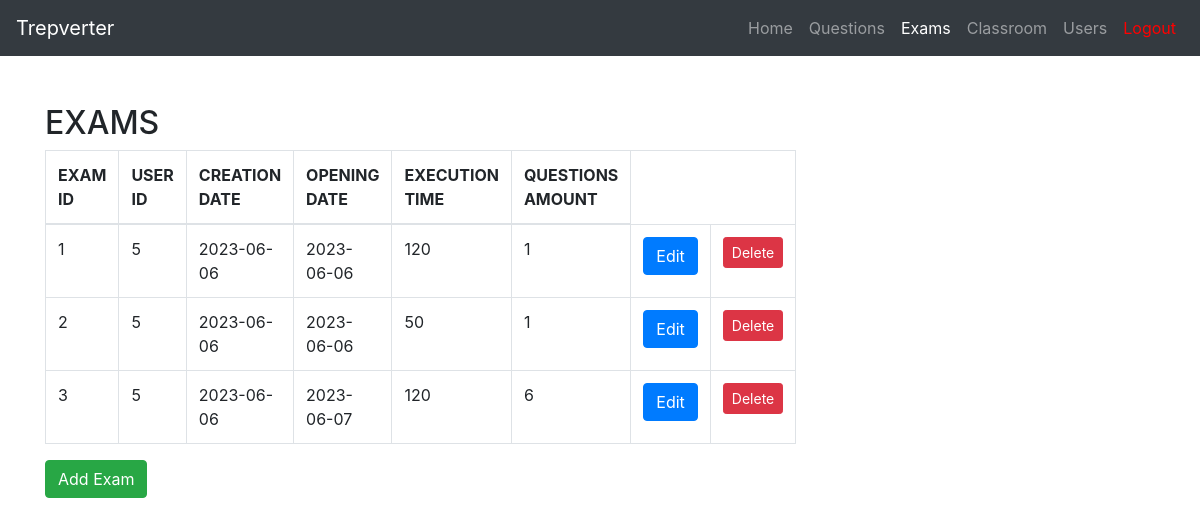
Page /exams (signed in) on the committed database.
### tables this page shows
CREATE TABLE "exams" (
	"id"	INTEGER NOT NULL,
	"creation_date"	DATE NOT NULL,
	"opening_date"	VARCHAR(10) NOT NULL,
	"execution_time"	INTEGER NOT NULL,
	"questions_amount"	INTEGER NOT NULL,
	"user_id"	INTEGER,
	PRIMARY KEY("id"),
	FOREIGN KEY("user_id") REFERENCES "users"("id")
);

CREATE TABLE "users" (
	"id"	INTEGER NOT NULL,
	"real_name"	TEXT,
	"username"	VARCHAR(64) NOT NULL,
	"email"	VARCHAR(64) NOT NULL,
	"password"	VARCHAR NOT NULL,
	"first_access"	BOOLEAN NOT NULL,
	"role_id"	INTEGER,
	PRIMARY KEY("id"),
	FOREIGN KEY("role_id") REFERENCES "roles"("id")
);

### views/main.py (the view)
@main.route('/exams', methods=['GET', 'POST', 'PUT', 'DELETE'])
@login_required
def exams():
    from models.entities import Exam, Question, SchoolClassStudent
    all_exams = Exam.show_all()
    class_id = SchoolClassStudent.show_class(current_user)
    classrooms = SchoolClassStudent.query.all()
    if str(current_user.role) == 'Student':
        return render_template('exams_student.html', exams=all_exams, user=current_user, classrooms=classrooms, class_id=class_id)
    from forms import ExamForm
    all_questions = Question.show_all()
    form = ExamForm()
    if request.method == 'POST':
        from models.auth import auth_add_exam
        return auth_add_exam()
    return render_template('exams.html', exams=all_exams, all_questions=all_questions, form=form, user=current_user)

### app.py (called while the page is built)
@login_manager.user_loader
def load_user(user_id):
    from models.entities import User
    return User.query.get(int(user_id))

### models/entities.py (called while the page is built)
    def __repr__(self):
        return f'{self.name}'

    @staticmethod
    def show_all():
        return Question.query.all()

    @staticmethod
    def show_all():
        return Exam.query.all()

    def show_class(user):
        all = SchoolClassStudent.query.all()
        for i in all:
            if i.student_id == user.id:
                return int(i.id)
        return 'aaa'

### templates/exams.html (shortened to what this page needs)
{% import "bootstrap/wtf.html" as wtf %}
<!DOCTYPE html>
<html lang="en">
<head>
  <link rel="stylesheet" href="https://cdn.jsdelivr.net/npm/bootstrap@4.0.0/dist/css/bootstrap.min.css">
</head>
<body>
  <nav class="navbar navbar-expand-lg navbar-dark bg-dark">
    <a class="navbar-brand" href="#">Trepverter</a>
    <div class="collapse navbar-collapse" id="navbarNav">
      <ul class="navbar-nav ml-auto">
        <li class="nav-item">
          <a class="nav-link" href="{{url_for('main.index')}}">Home</a>
        </li>
        <li class="nav-item">
            <a class="nav-link" href="{{url_for('main.questions')}}">Questions</a>
          </li>
        <li class="nav-item active">
          <a class="nav-link" href="{{url_for('main.exams')}}">Exams</a>
        </li>
        <li class="nav-item">
          <a class="nav-link" href="{{url_for('main.classes')}}">Classroom</a>
        </li>
        <li class="nav-item">
            <a class="nav-link" href="{{url_for('main.users')}}">Users</a>
          </li>
        <li class="nav-item">
          <a class="nav-link" style = "color: red" href="{{url_for('auth.logout')}}">Logout</a>
        </li>
      </ul>
    </div>
  </nav>
  <div class="container mt-5">
    <div class="row">
      <div class="col-md-6">
        <h2>EXAMS</h2>
        <table class="table table-bordered table-hover">
            <thead>
                <tr>
                    <th scope="col">EXAM ID</th>
                    <th scope="col">USER ID</th>
                    <th scope="col">CREATION DATE</th>
                    <th scope="col">OPENING DATE</th>
                    <th scope="col">EXECUTION TIME</th>
                    <th scope="col">QUESTIONS AMOUNT</th>
                </tr>
            </thead>
            <tbody>
            {% for exam in exams %}
              {% if exam.user_id == user.id %}
                <tr>
                    <td>{{exam.id}}</td>
                    <td>{{exam.user.id}}</td>
                    <td>{{exam.creation_date}}</td>
                    <td>{{exam.opening_date}}</td>
                    <td>{{exam.execution_time}}</td>
                    <td>{{exam.questions_amount}}</td>
                    <td><button type="button" onclick="location.href='exams/{{exam.id}}'" class="btn btn-primary">Edit</button></td>
                    <td><button data-toggle="modal" data-target="#deleteModal" class="btn btn-sm btn-danger" data-exam-id="{{ exam.id }}">Delete</button></td>
                </tr>
                {% endif %}
            {% endfor %}
            </tbody>
        </table>
        <button type="button" class="btn btn-success" data-toggle="modal" data-target="#exampleModal">
          Add Exam
        </button>
      </div>
    </div>
  </div>

### rows in the picture
exams: id "1", user.id "5", creation_date "2023-06-06", opening_date "2023-06-06", execution_time "120", questions_amount "1"
exams: id "2", user.id "5", creation_date "2023-06-06", opening_date "2023-06-06", execution_time "50", questions_amount "1"
exams: id "3", user.id "5", creation_date "2023-06-06", opening_date "2023-06-07", execution_time "120", questions_amount "6"
